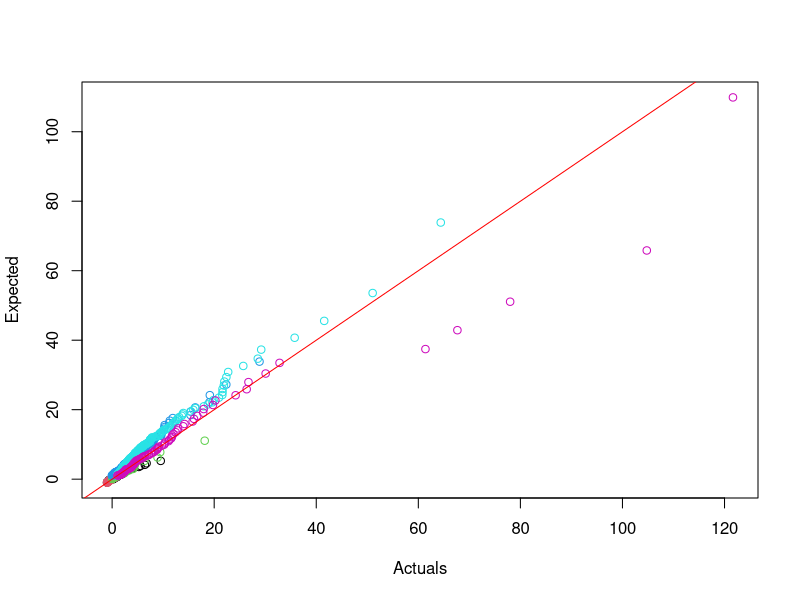

The R source for this figure:
## ---- chunk 1
qgpd <- function (p, sigma=1, xi=0, u=0){
  if (p<0||p>1){
    return(warning("NaNs produced - p must be between 0 and 1")) 
  }
  else if (sigma<=0){
    return(warning("NaNs produced - sigma must be greater than 0")) 
  }
  else if (xi != 0){
    return(u + ((1-p)^(-xi)-1) * sigma / xi)
  } else {
    return(u - sigma * log(1-p))
  }
}
## ---- chunk 2
qgpd(0.5,2,-0.4,1.5)
qgpd(0.75,2,-0.4,1.5)
qgpd(0.99,2,-0.4,1.5)
## ---- chunk 3
#| echo: false

# Reading our inputs:
gpd_parameters <- read.csv("gpd_parameters.csv")
gpd_samples <- read.csv("gpd_samples.csv")

# Mapping from our samples vector to our parameters table: 
row <- match(gpd_samples$set_id, gpd_parameters$id)

# Ranking our samples:
class_ranking <- ave(gpd_samples$value, gpd_samples$set_id, FUN = rank)

# Using our samples to generate our p-values:
n <- gpd_parameters$size[row]
p <- (class_ranking - 0.5) / n

# To enable vectors as inputs:
qgpd_vec <- function(p, sigma=1, xi=0, u=0){
  ifelse(
    xi == 0,
    u - sigma * log(1 - p), #CHECK THIS FORMULA
    u + ((1 - p)^(-xi) - 1) * sigma / xi #CHECK THIS FORMULA
  )
}



# Graphing our actual vs expected (using our p-values to generate our expected):
plot(
x = gpd_samples$value, 
y = qgpd_vec(
  p, 
  gpd_parameters$sigma[row], 
  gpd_parameters$xi[row],
  gpd_parameters$u[row]),
xlab = "Actuals",
ylab = "Expected",
col = as.factor(gpd_samples$set_id)      
)
abline(0,1,col="red")
